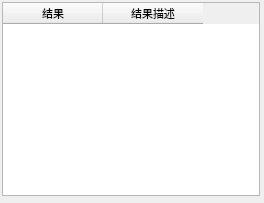
  <widget class="QDockWidget" name="result_window">
   <property name="minimumSize">
    <size>
     <width>120</width>
     <height>182</height>
    </size>
   </property>
   <property name="maximumSize">
    <size>
     <width>320</width>
     <height>524287</height>
    </size>
   </property>
   <property name="font">
    <font>
     <family>微软雅黑</family>
     <pointsize>9</pointsize>
    </font>
   </property>
   <property name="features">
    <set>QDockWidget::NoDockWidgetFeatures</set>
   </property>
   <attribute name="dockWidgetArea">
    <number>2</number>
   </attribute>
   <widget class="QWidget" name="dockWidgetContents_11">
    <layout class="QHBoxLayout" name="horizontalLayout_2" stretch="1">
     <property name="spacing">
      <number>2</number>
     </property>
     <property name="leftMargin">
      <number>2</number>
     </property>
     <property name="topMargin">
      <number>2</number>
     </property>
     <property name="rightMargin">
      <number>4</number>
     </property>
     <property name="bottomMargin">
      <number>7</number>
     </property>
     <item>
      <widget class="QFrame" name="results_frame">
       <property name="font">
        <font>
         <family>微软雅黑</family>
         <pointsize>9</pointsize>
        </font>
       </property>
       <property name="frameShape">
        <enum>QFrame::StyledPanel</enum>
       </property>
       <property name="frameShadow">
        <enum>QFrame::Raised</enum>
       </property>
       <layout class="QVBoxLayout" name="verticalLayout_5">
        <property name="leftMargin">
         <number>0</number>
        </property>
        <property name="topMargin">
         <number>0</number>
        </property>
        <property name="rightMargin">
         <number>0</number>
        </property>
        <property name="bottomMargin">
         <number>0</number>
        </property>
        <item>
         <widget class="QTableWidget" name="result">
          <property name="font">
           <font>
            <family>微软雅黑</family>
            <pointsize>8</pointsize>
           </font>
          </property>
          <property name="styleSheet">
           <string notr="true">QTableWidget{
   border:none;
}
QTableWidget::item::hover
{
    color:red;
    background:#EFF4FF; 
	border:none;
}

QTableWidget::item:selected
{
	background-color: rgb(0, 150, 225);
	color: rgb(241, 241, 241);
}</string>
          </property>
          <column>
           <property name="text">
            <string>结果</string>
           </property>
          </column>
          <column>
           <property name="text">
            <string>结果描述</string>
           </property>
          </column>
         </widget>
        </item>
       </layout>
      </widget>
     </item>
    </layout>
   </widget>
  </widget>
